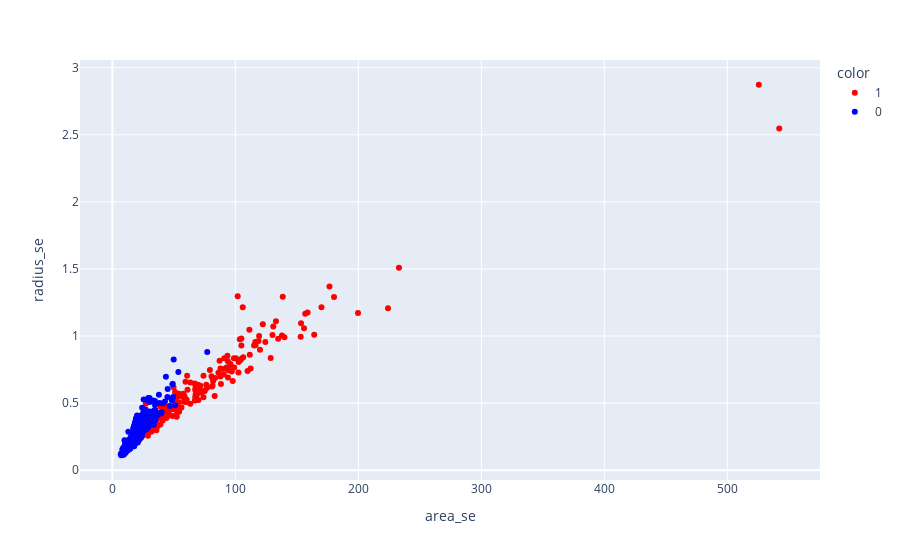

The notebook cell this image was saved under:
### Code cell
px.scatter(
    raw_df, 
    y = 'radius_se', 
    x = 'area_se',
    color = raw_df['diagnosis'].astype(str),
    color_discrete_map = {'0': 'blue', '1': 'red'})

### Figure 1 — Plotly figure (JSON) as saved in the notebook; plotly's stock layout.template omitted (floating-point values rounded to 4 significant figures; data arrays with more than 128 entries replaced by an {"elided": "..."} marker saying what was removed)
{"data": [{"hovertemplate": "color=1<br>area_se=%{x}<br>radius_se=%{y}<extra></extra>", "legendgroup": "1", "marker": {"color": "red", "symbol": "circle"}, "mode": "markers", "name": "1", "orientation": "v", "showlegend": true, "type": "scatter", "x": {"elided": "212 float values"}, "xaxis": "x", "y": {"elided": "212 float values"}, "yaxis": "y"}, {"hovertemplate": "color=0<br>area_se=%{x}<br>radius_se=%{y}<extra></extra>", "legendgroup": "0", "marker": {"color": "blue", "symbol": "circle"}, "mode": "markers", "name": "0", "orientation": "v", "showlegend": true, "type": "scatter", "x": {"elided": "357 float values"}, "xaxis": "x", "y": {"elided": "357 float values"}, "yaxis": "y"}], "layout": {"legend": {"title": {"text": "color"}, "tracegroupgap": 0}, "margin": {"t": 60}, "xaxis": {"anchor": "y", "domain": [0, 1], "title": {"text": "area_se"}}, "yaxis": {"anchor": "x", "domain": [0, 1], "title": {"text": "radius_se"}}}}
